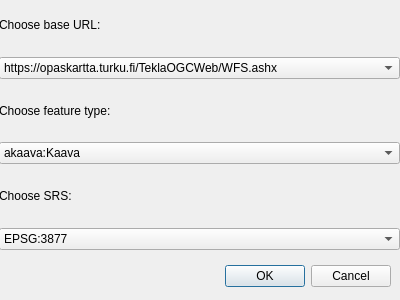
<?xml version="1.0" encoding="UTF-8"?>
<ui version="4.0">
 <class>KuntaGMLtoQGISDialogBase</class>
 <widget class="QDialog" name="KuntaGMLtoQGISDialogBase">
  <property name="geometry">
   <rect>
    <x>0</x>
    <y>0</y>
    <width>400</width>
    <height>300</height>
   </rect>
  </property>
  <property name="windowTitle">
   <string>KuntaGML to QGIS plugin</string>
  </property>
  <widget class="QDialogButtonBox" name="button_box">
   <property name="geometry">
    <rect>
     <x>50</x>
     <y>260</y>
     <width>341</width>
     <height>32</height>
    </rect>
   </property>
   <property name="orientation">
    <enum>Qt::Horizontal</enum>
   </property>
   <property name="standardButtons">
    <set>QDialogButtonBox::Cancel|QDialogButtonBox::Ok</set>
   </property>
  </widget>
  <widget class="QWidget" name="verticalLayoutWidget">
   <property name="geometry">
    <rect>
     <x>-1</x>
     <y>-1</y>
     <width>401</width>
     <height>251</height>
    </rect>
   </property>
   <layout class="QVBoxLayout" name="verticalLayout">
    <item>
     <widget class="QLabel" name="label">
      <property name="text">
       <string>Choose base URL:</string>
      </property>
     </widget>
    </item>
    <item>
     <widget class="QComboBox" name="baseURLComboBox">
      <item>
       <property name="text">
        <string>https://opaskartta.turku.fi/TeklaOGCWeb/WFS.ashx</string>
       </property>
      </item>
     </widget>
    </item>
    <item>
     <widget class="QLabel" name="label_2">
      <property name="text">
       <string>Choose feature type:</string>
      </property>
     </widget>
    </item>
    <item>
     <widget class="QComboBox" name="featureTypeComboBox">
      <item>
       <property name="text">
        <string>akaava:Kaava</string>
       </property>
      </item>
      <item>
       <property name="text">
        <string>akaava:Suojelualue</string>
       </property>
      </item>
      <item>
       <property name="text">
        <string>kanta:Rakennus</string>
       </property>
      </item>
      <item>
       <property name="text">
        <string>mkok:HallinnollinenAlue</string>
       </property>
      </item>
      <item>
       <property name="text">
        <string>mkos:Osoite</string>
       </property>
      </item>
     </widget>
    </item>
    <item>
     <widget class="QLabel" name="label_3">
      <property name="text">
       <string>Choose SRS:</string>
      </property>
     </widget>
    </item>
    <item>
     <widget class="QComboBox" name="SRSComboBox">
      <item>
       <property name="text">
        <string>EPSG:3877</string>
       </property>
      </item>
      <item>
       <property name="text">
        <string>EPSG:3067</string>
       </property>
      </item>
     </widget>
    </item>
   </layout>
  </widget>
 </widget>
 <resources/>
 <connections>
  <connection>
   <sender>button_box</sender>
   <signal>accepted()</signal>
   <receiver>KuntaGMLtoQGISDialogBase</receiver>
   <slot>accept()</slot>
   <hints>
    <hint type="sourcelabel">
     <x>20</x>
     <y>20</y>
    </hint>
    <hint type="destinationlabel">
     <x>20</x>
     <y>20</y>
    </hint>
   </hints>
  </connection>
  <connection>
   <sender>button_box</sender>
   <signal>rejected()</signal>
   <receiver>KuntaGMLtoQGISDialogBase</receiver>
   <slot>reject()</slot>
   <hints>
    <hint type="sourcelabel">
     <x>20</x>
     <y>20</y>
    </hint>
    <hint type="destinationlabel">
     <x>20</x>
     <y>20</y>
    </hint>
   </hints>
  </connection>
 </connections>
</ui>
